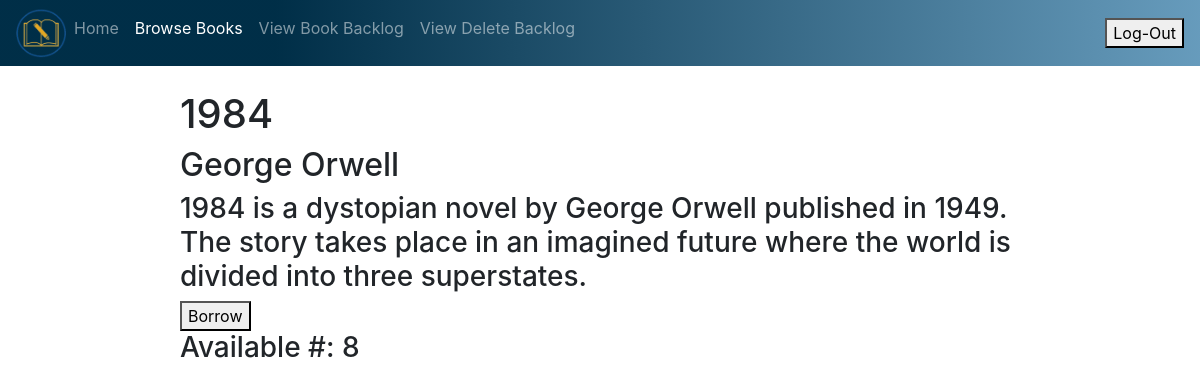
The page /browse_books/2 (signed in) on the database its author committed.
### app/models.py (models this page shows)
class Book(db.Model):
    id = db.Column(db.Integer, primary_key=True)
    name = db.Column(db.String(120), unique=True, nullable=False)
    author = db.Column(db.String(120), nullable=False)
    synopsis = db.Column(db.String(500), nullable=True)
    book_attributes = db.relationship('BookAttributes', backref='book', lazy=True)
    owned_by_users = db.relationship('UserBooks', backref='book', lazy=True)

class BookAttributes(db.Model):
    book_id = db.Column(db.Integer, db.ForeignKey('book.id'), primary_key=True)
    genre = db.Column(db.String(100))  # Department the user belongs to (if applicable)
    stock_quantity = db.Column(db.Integer, default=0.0)  # Current fees user owes
    is_available = db.Column(db.Boolean, default=False)  # Whether the book is reserved for a high priority reason (like for a classroom let's say)

### app/routes.py (the view)
@myapp_obj.route('/browse_books/<int:book_id>', methods=['GET','POST'])        #URL varies to view different email messages
def bookView(book_id):
    book = Book.query.filter_by(id=book_id).first()
    attributes = BookAttributes.query.filter_by(book_id=book_id).first()
    if current_user.is_authenticated:
        if request.method == 'POST':
            if request.form.get('Borrow') == 'Borrow':
                flash(f'Hello1')
                return redirect('/browse_books/' + str(book_id))
        return render_template('view_book_logged_in.html', title='Catalog', book=book, attributes=attributes, role = current_user.role)
    else:
        if request.method == 'POST':
            if request.form.get('Borrow') == 'Borrow':
                flash(f'Must be logged in')
                return redirect('/login')
        return render_template('view_book_logged_out.html', title='Catalog', book=book, attributes=attributes)

### app/models.py (called while the page is built)
@login_manager.user_loader
def load_user(user_id):
    return User.query.get(int(user_id))

### app/templates/view_book_logged_in.html (shortened to what this page needs)
<!doctype html>
<html lang="en">
  <head>
    <link rel="stylesheet" href="https://cdn.jsdelivr.net/npm/bootstrap@4.3.1/dist/css/bootstrap.min.css">
    <link href="{{url_for('static', filename='books.css')}}" rel="stylesheet">
  </head>
  <body>
   <nav class="navbar navbar-expand-lg navbar-dark" style="background: linear-gradient(90deg, hsla(201, 100%, 14%, 1) 23%, hsla(203, 39%, 57%, 1) 100%);">
    <div class="collapse navbar-collapse" id="navbarNav">
      <ul class="navbar-nav">
        <img src = "../static/img.png" class = "logo" width="50px">
        <li class="nav-item">
          <a class="nav-link" href="/home">Home <span class="sr-only">(current)</span></a>
        </li>
        <li class="nav-item active">
            <a class="nav-link" href="/browse_books">Browse Books<span class="sr-only">(current)</span></a>
        </li>
        {% if role == "Admin" %}
          <li class="nav-item">
            <a class="nav-link" href="/view_book_backlog">View Book Backlog<span class="sr-only">(current)</span></a>
          </li>
          <li class="nav-item">
            <a class="nav-link" href="/view_delete_backlog">View Delete Backlog<span class="sr-only">(current)</span></a>
          </li>
        {% elif role == "Librarian" or "Library Assistant" %}
          <li class="nav-item">
            <a class="nav-link" href="/view_book_backlog">View Book Backlog<span class="sr-only">(current)</span></a>
          </li>
        {% endif %}
      </ul>
    </div>
    <form method="post" action="/home">
      <button type="submit" value="Log-Out" name="logOut">Log-Out</button>
    </form>
</nav>
  <div class ="background-home">
    <div class="list_books">
      <h1>{{book.name}}</h1>
      <h2>{{book.author}}</h2>
      <h3>{{book.synopsis}}</h3>
      <form method="post" action="/browse_books/{{book.id}}">
        <button type="submit" value="Borrow" name="Borrow">Borrow</button>
      </form>
      <h3>Available #: {{attributes.stock_quantity}}</h3>
    </div>
  </div>
  </body>
</html>

### app/static/books.css (style rules this page uses)
.list_books { padding-top:2%; margin-left:15%; margin-right:15%; }

### rows shown on the page
Book: name "1984", author "George Orwell", synopsis "1984 is a dystopian novel by George Orwell published in 1949. The story takes place in an imagined future where the world is divided into three superstates."
BookAttributes: stock_quantity "8"
